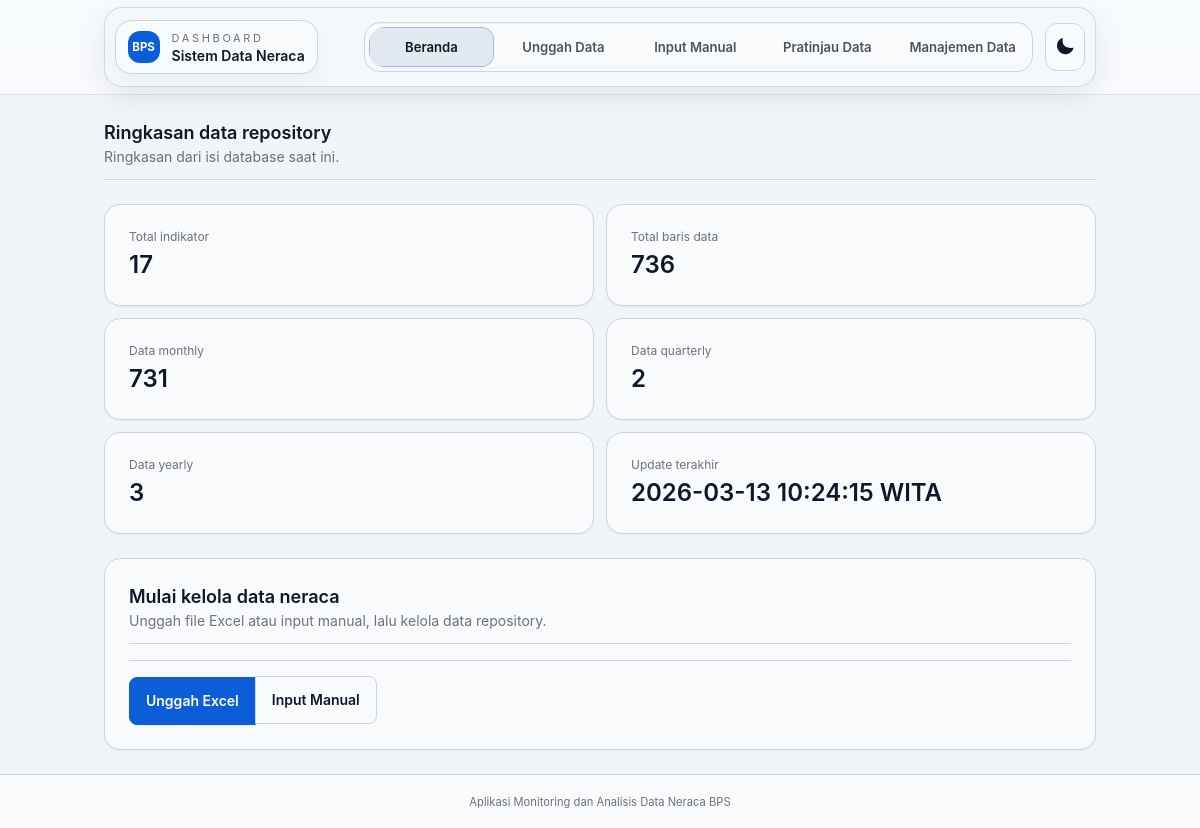
The app's page /, older data.
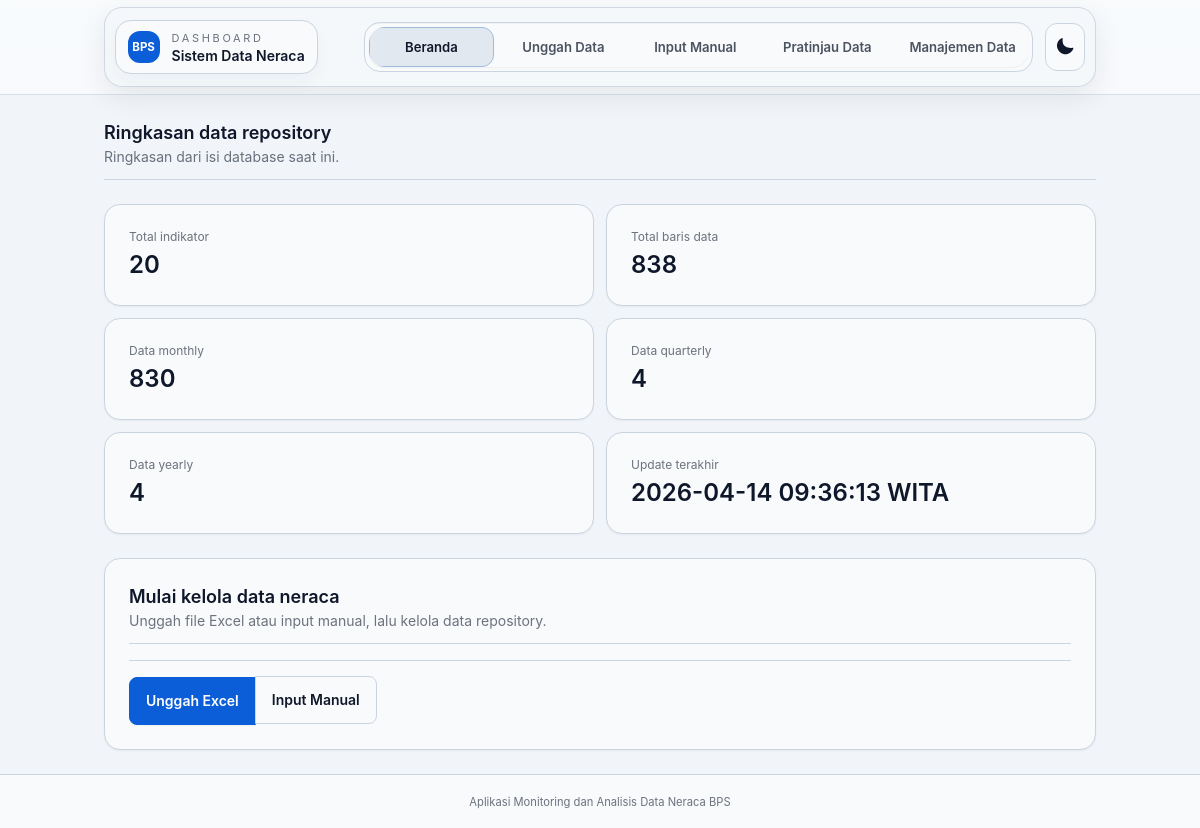
The same page, newer data.
### infrastructure/orm_models.py (models this page shows)
class Base(DeclarativeBase):
    """Declarative base for application tables."""

class DataEntry(Base):
    __tablename__ = "data_entries"
    __table_args__ = (
        UniqueConstraint(
            "uploader_name",
            "version",
            "indicator_name",
            "year",
            "month",
            "quarter",
            "dataset_code",
            name="ux_data_entry_variant",
        ),
    )
    id: Mapped[int] = mapped_column(Integer, primary_key=True, autoincrement=True)
    uploader_name: Mapped[str] = mapped_column(Text, nullable=False)
    version: Mapped[str] = mapped_column(Text, nullable=False)
    template_type: Mapped[str | None] = mapped_column(Text, nullable=True)
    data_type: Mapped[str | None] = mapped_column(Text, nullable=True)
    time_period: Mapped[str | None] = mapped_column(Text, nullable=True)
    indicator_name: Mapped[str] = mapped_column(Text, nullable=False)
    value: Mapped[float | None] = mapped_column(Float, nullable=True)
    unit: Mapped[str | None] = mapped_column(Text, nullable=True)
    region_code: Mapped[str | None] = mapped_column(Text, nullable=True)
    year: Mapped[int | None] = mapped_column(Integer, nullable=True)
    month: Mapped[int | None] = mapped_column(Integer, nullable=True)
    quarter: Mapped[int | None] = mapped_column(Integer, nullable=True)
    created_at: Mapped[str] = mapped_column(Text, nullable=False)
    dataset_code: Mapped[str] = mapped_column(Text, nullable=False, default="")

### routes/pages.py (the view)
def landing_page():
    landing_summary = get_landing_summary()
    return render_template("landing.html", landing_summary=landing_summary)

### infrastructure/db.py (called while the page is built)
def is_engine_initialized() -> bool:
    return _engine is not None

def get_session() -> Session:
    if _scoped_factory is None:
        raise RuntimeError("SQLAlchemy session not configured; set DATABASE_URL and call init_engine().")
    return _scoped_factory()

def remove_scoped_session() -> None:
    if _scoped_factory is not None:
        _scoped_factory.remove()

def register_flask_teardown(app: Flask) -> None:
    @app.teardown_appcontext
    def _teardown_sqlalchemy_session(exc: BaseException | None) -> None:  # noqa: ARG001
        remove_scoped_session()

### models/queries.py (called while the page is built, shortened)
def get_landing_summary() -> Dict[str, Any]:
    return _sa_get_landing_summary()

### services/timeutil.py (called while the page is built)
def to_wita_iso(iso_dt: str | None) -> str:
    if not iso_dt or not isinstance(iso_dt, str):
        return ""
    text = iso_dt.strip()
    if not text:
        return ""
    if text.endswith("Z"):
        text = text[:-1] + "+00:00"
    try:
        dt = datetime.fromisoformat(text)
    except ValueError:
        return iso_dt
    if dt.tzinfo:
        dt = dt.astimezone(timezone.utc).replace(tzinfo=None)
    dt = dt + _WITA_OFFSET
    return dt.replace(microsecond=0).strftime("%Y-%m-%d %H:%M:%S WITA")

### templates/landing.html (shortened to what this page needs)
{% extends "base_tailwind.html" %}  {% block content %}
<div class="section-title">
  <div>
    <h3 class="text-lg font-semibold">Ringkasan data repository</h3>
    <p class="hint">Ringkasan dari isi database saat ini.</p>
  </div>
</div>
<section class="grid gap-3 sm:grid-cols-2 lg:grid-cols-4">
  <article class="panel">
    <p class="text-xs text-base-content/60">Total indikator</p>
    <p class="mt-1 text-2xl font-semibold">
      {{ landing_summary.total_indicators }}
    </p>
  </article>
  <article class="panel">
    <p class="text-xs text-base-content/60">Total baris data</p>
    <p class="mt-1 text-2xl font-semibold">
      {{ landing_summary.total_data_rows }}
    </p>
  </article>
  <article class="panel">
    <p class="text-xs text-base-content/60">Data monthly</p>
    <p class="mt-1 text-2xl font-semibold">
      {{ landing_summary.monthly_rows }}
    </p>
  </article>
  <article class="panel">
    <p class="text-xs text-base-content/60">Data quarterly</p>
    <p class="mt-1 text-2xl font-semibold">
      {{ landing_summary.quarterly_rows }}
    </p>
  </article>
  <article class="panel">
    <p class="text-xs text-base-content/60">Data yearly</p>
    <p class="mt-1 text-2xl font-semibold">{{ landing_summary.yearly_rows }}</p>
  </article>
  <article class="panel">
    <p class="text-xs text-base-content/60">Update terakhir</p>
    <p class="mt-1 text-2xl font-semibold">
      {% if landing_summary.latest_uploader or landing_summary.latest_version %}
      {{ landing_summary.latest_created_at | to_wita if landing_summary.latest_created_at else "—" }}
      {% else %}
      Belum ada data
      {% endif %}
    </p>
  </article>
</section>
<section class="panel">
  <div class="section-title">
    <div>
      <h3 class="text-lg font-semibold">Mulai kelola data neraca</h3>
      <p class="hint">
        Unggah file Excel atau input manual, lalu kelola data repository.
      </p>
    </div>
  </div>
  <div class="form-actions-bar">
    <div class="join join-vertical w-full sm:join-horizontal sm:w-auto">
      <a class="btn btn-primary join-item" href="{{ url_for('upload_data') }}"
        >Unggah Excel</a
      >
      <a class="btn-soft join-item" href="{{ url_for('manual_input') }}"
        >Input Manual</a
      >
    </div>
  </div>
</section>
{% endblock %}

Row changes from the older to the newer data that the page shows:
no longer on this page (row unchanged): DataEntry: latest_created_at|to_wita "2026-03-13 10:24:15 WITA"
added DataEntry: latest_created_at|to_wita "2026-04-14 09:36:13 WITA"
Text that changed along with them:
{{ landing_summary.total_indicators }}: "17" → "20"
{{ landing_summary.total_data_rows }}: "736" → "838"
{{ landing_summary.monthly_rows }}: "731" → "830"
{{ landing_summary.quarterly_rows }}: "2" → "4"
{{ landing_summary.yearly_rows }}: "3" → "4"
